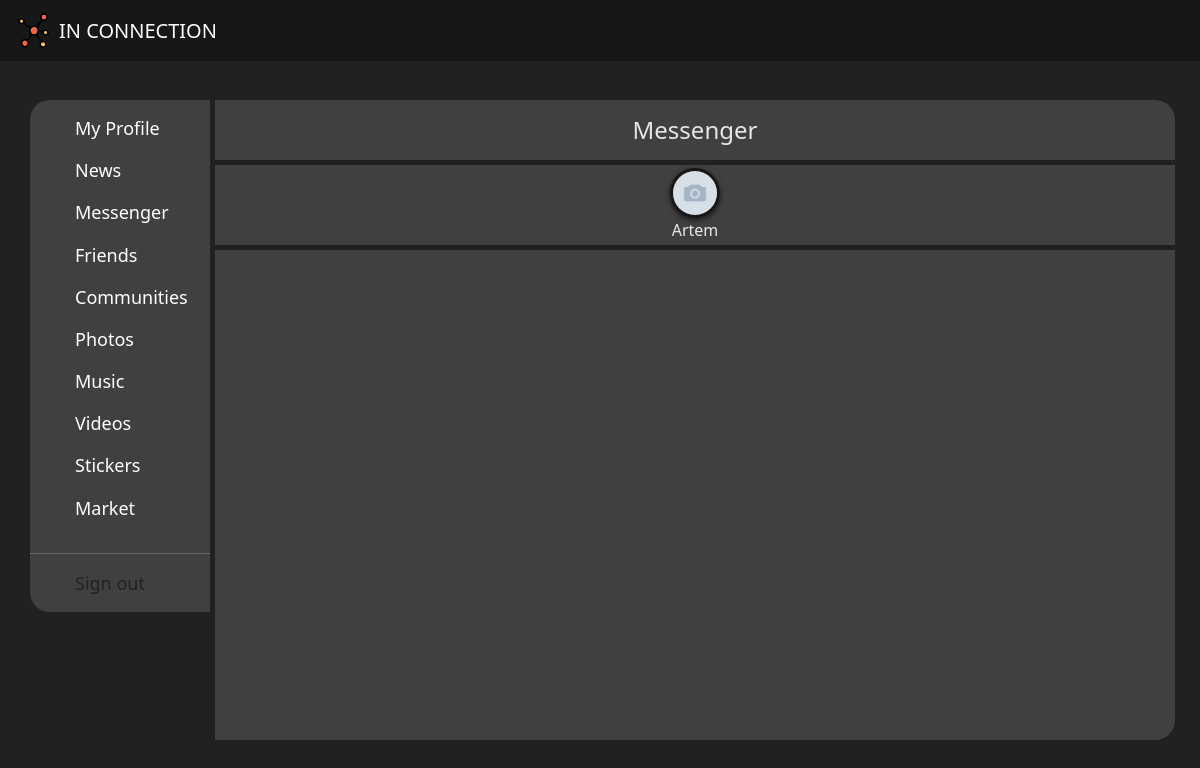
The page /messenger/ on the database as committed earlier.
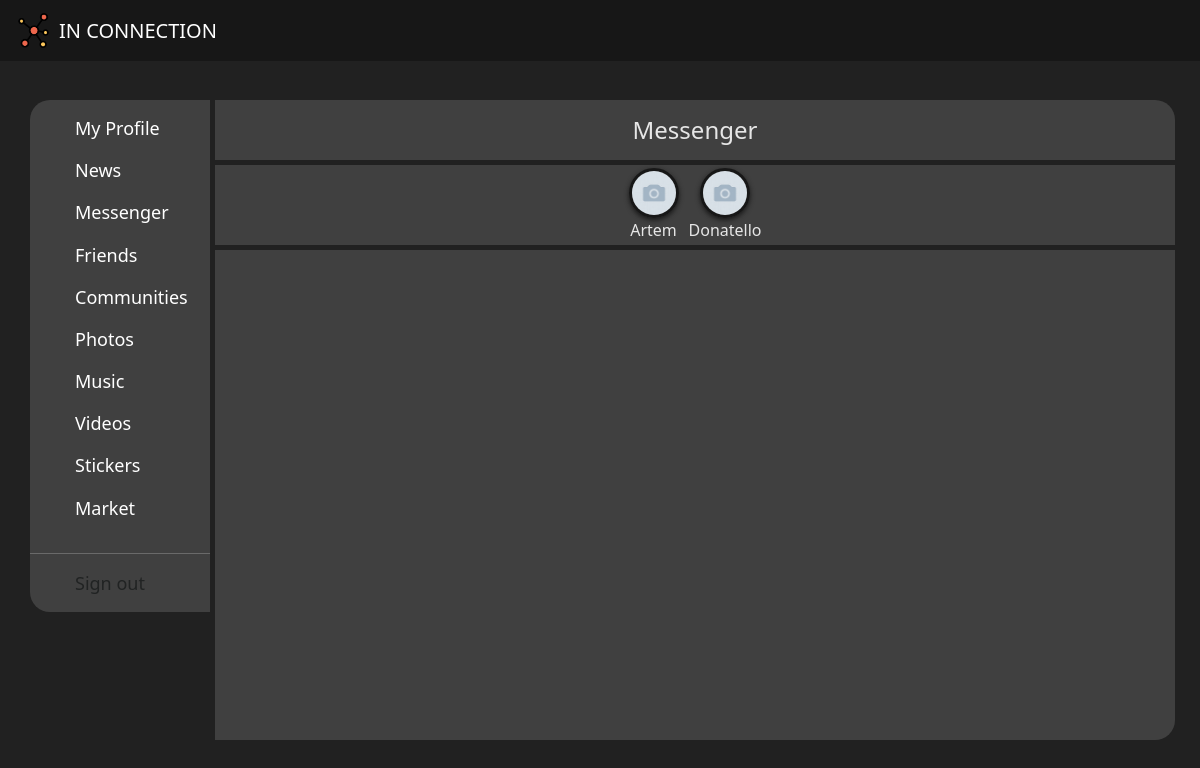
The same page on the database as committed later.
### main/models.py (models this page shows, shortened)
class User(AbstractUser):
    slug = models.SlugField(null=False, unique=True, db_index=True)
    status = models.CharField(max_length=255, null=True, blank=True)
    email = models.EmailField(_("email address"), unique=True, blank=False)
    phone = models.CharField(max_length=16, null=True, blank=False)
    gender = models.ForeignKey("Gender", on_delete=models.CASCADE, null=True, blank=False)
    date_of_birth = models.DateField(null=True, blank=False)
    profile_img = models.ImageField(upload_to=user_directory_profile_image_path, null=True)
    profile_back_img = models.ImageField(upload_to=user_directory_profile_back_path, null=True)
    created_at = models.DateTimeField(auto_now_add=True)
    updated_at = models.DateTimeField(auto_now=True)
    setting = models.OneToOneField("Setting", on_delete=models.CASCADE, null=True, blank=True)
    USERNAME_FIELD = 'email'
    REQUIRED_FIELDS = ['username']

### main/views.py (the view)
# urls.py: path('messenger/', ShowMessengerPage.as_view(), name='messenger_page'),
class ShowMessengerPage(ListView):
    model = Chat
    template_name = 'main/messenger.html'
    context_object_name = 'chats'
    def get_queryset(self):
        return Chat.objects.filter(chatmember__user=self.request.user.id)
    def get_context_data(self, **kwargs):
        context = super().get_context_data(**kwargs)
        context["users"] = User.objects.all().exclude(
                pk=self.request.user.pk).exclude(is_staff=True).order_by('first_name')
        opponents = []
        for chat in self.object_list:
            members = ChatMember.objects.filter(chat=chat.id)
            for member in members:
                if member.user != self.request.user:
                    opponents.append(member.user)
        context['opponents'] = opponents
        return context

### main/context_processor.py (called while the page is built)
def get_context_data(request):
    context = {
        'add_photo_ajax': AddPhotosForm(),
        'add_post_ajax': AddPostsForm(),
        'add_comment_ajax': AddCommentForm(),
        'edit_profile_ajax' : UpdateUserInfoForm()
    }
    return context

### main/templatetags/main_tags.py (called while the page is built)
@register.inclusion_tag("main/burger_content.html")
def get_burger_content():
    return {"links": links}

@register.inclusion_tag("main/left_menue.html")
def get_left_menu():
    return {'links': links}

### main/templates/main/messenger.html (shortened to what this page needs)
{% extends "main/base.html" %}
{% load main_tags %}
{% load static %}
{% block links %}
<link type="text/css" href="{% static 'main/css/messenger.css' %}" rel="stylesheet">
{% endblock links %}
{% block content %}
<div class="main-container">
    <div class="left-menu">
        {% get_left_menu %}
    </div>
    <div class="right-part">
        <div class="right-part-head">
            Messenger
        </div>
        <div class="right-part-body">
            <div class="right-part-body-head">
                {% if users %}
                <div class="users-container">
                    {% for user in users %}
                    <div class="one-user">
                        <div class="user-img">
                            {% if user.profile_img %}
                            <img src="{{ user.profile_img.url }}" alt="default-back">
                            {% else %}
                            <img src="{% static 'main/images/default_profile.png' %}" alt="default-back">
                            {% endif %}
                        </div>
                        <div> {{user.first_name}}</div>
                    </div>
                    {% endfor %}
                </div>
                {% endif %}
            </div>
            <div class="right-part-body-main">
            </div>
        </div>
    </div>
</div>
{% endblock content %}

Rows that differ between the two databases and show on the page:
added User: first_name "Donatello"
